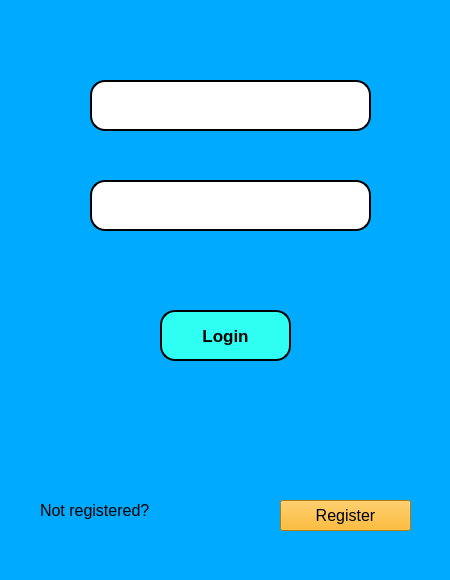
<?xml version="1.0" encoding="UTF-8"?>
<ui version="4.0">
 <class>MainWindow</class>
 <widget class="QMainWindow" name="MainWindow">
  <property name="geometry">
   <rect>
    <x>0</x>
    <y>0</y>
    <width>450</width>
    <height>580</height>
   </rect>
  </property>
  <property name="windowTitle">
   <string>MainWindow</string>
  </property>
  <property name="styleSheet">
   <string notr="true">background-color: rgb(0, 170, 255);</string>
  </property>
  <widget class="QWidget" name="centralwidget">
   <widget class="QPushButton" name="pushButton">
    <property name="geometry">
     <rect>
      <x>160</x>
      <y>310</y>
      <width>131</width>
      <height>51</height>
     </rect>
    </property>
    <property name="font">
     <font>
      <pointsize>13</pointsize>
      <weight>75</weight>
      <bold>true</bold>
     </font>
    </property>
    <property name="styleSheet">
     <string notr="true">background-color: rgb(46, 255, 242);
border-style: outset; 
border-radius: 15px;
border-color: black;
border-width: 2px;
</string>
    </property>
    <property name="text">
     <string>Login</string>
    </property>
   </widget>
   <widget class="QLineEdit" name="lineEdit">
    <property name="geometry">
     <rect>
      <x>90</x>
      <y>80</y>
      <width>281</width>
      <height>51</height>
     </rect>
    </property>
    <property name="styleSheet">
     <string notr="true">background-color: rgb(255, 255, 255);
border-radius: 15px;
border-style: outset;
border-width: 2px;
</string>
    </property>
    <property name="text">
     <string/>
    </property>
   </widget>
   <widget class="QLineEdit" name="lineEdit_2">
    <property name="geometry">
     <rect>
      <x>90</x>
      <y>180</y>
      <width>281</width>
      <height>51</height>
     </rect>
    </property>
    <property name="styleSheet">
     <string notr="true">background-color: rgb(255, 255, 255);
border-radius: 15px;
border-style: outset;
border-width: 2px;
</string>
    </property>
    <property name="text">
     <string/>
    </property>
   </widget>
   <widget class="QLabel" name="label">
    <property name="geometry">
     <rect>
      <x>40</x>
      <y>490</y>
      <width>151</width>
      <height>41</height>
     </rect>
    </property>
    <property name="font">
     <font>
      <pointsize>12</pointsize>
     </font>
    </property>
    <property name="text">
     <string>Not registered?</string>
    </property>
   </widget>
   <widget class="QPushButton" name="pushButton_2">
    <property name="geometry">
     <rect>
      <x>280</x>
      <y>500</y>
      <width>131</width>
      <height>31</height>
     </rect>
    </property>
    <property name="font">
     <font>
      <pointsize>12</pointsize>
     </font>
    </property>
    <property name="styleSheet">
     <string notr="true">background-color: rgb(255, 170, 0);</string>
    </property>
    <property name="text">
     <string>Register</string>
    </property>
   </widget>
   <widget class="QLabel" name="label_2">
    <property name="geometry">
     <rect>
      <x>50</x>
      <y>80</y>
      <width>31</width>
      <height>41</height>
     </rect>
    </property>
    <property name="text">
     <string/>
    </property>
    <property name="pixmap">
     <pixmap>person-32-px.png</pixmap>
    </property>
   </widget>
   <widget class="QLabel" name="label_3">
    <property name="geometry">
     <rect>
      <x>50</x>
      <y>180</y>
      <width>31</width>
      <height>41</height>
     </rect>
    </property>
    <property name="text">
     <string/>
    </property>
    <property name="pixmap">
     <pixmap>padlock-32-px.png</pixmap>
    </property>
   </widget>
   <widget class="QLabel" name="label_4">
    <property name="geometry">
     <rect>
      <x>96</x>
      <y>249</y>
      <width>271</width>
      <height>41</height>
     </rect>
    </property>
    <property name="font">
     <font>
      <pointsize>13</pointsize>
     </font>
    </property>
    <property name="styleSheet">
     <string notr="true">color: rgb(255, 255, 0);</string>
    </property>
    <property name="text">
     <string/>
    </property>
   </widget>
  </widget>
  <widget class="QMenuBar" name="menubar">
   <property name="geometry">
    <rect>
     <x>0</x>
     <y>0</y>
     <width>450</width>
     <height>21</height>
    </rect>
   </property>
  </widget>
  <widget class="QStatusBar" name="statusbar"/>
 </widget>
 <resources/>
 <connections/>
</ui>
